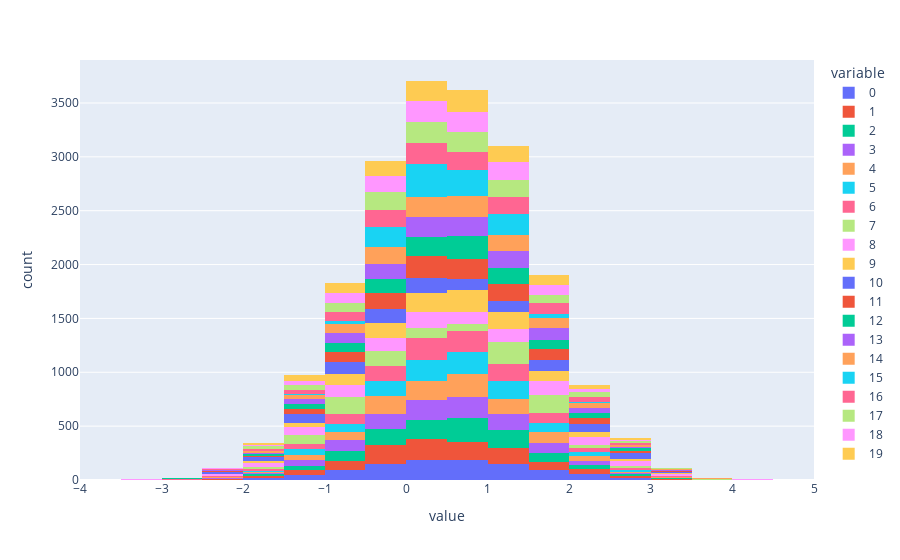

This figure's notebook cell:
### Code cell
import plotly.express as px

fig = px.histogram(new_data, nbins=20)
fig.show()

### Figure 1 — Plotly figure (JSON) as saved in the notebook; plotly's stock layout.template omitted (floating-point values rounded to 4 significant figures; data arrays with more than 128 entries replaced by an {"elided": "..."} marker saying what was removed)
{"data": [{"alignmentgroup": "True", "bingroup": "x", "hovertemplate": "variable=0<br>value=%{x}<br>count=%{y}<extra></extra>", "legendgroup": "0", "marker": {"color": "#636efa", "pattern": {"shape": ""}}, "name": "0", "nbinsx": 20, "offsetgroup": "0", "orientation": "v", "showlegend": true, "type": "histogram", "x": {"elided": "1000 float values"}, "xaxis": "x", "yaxis": "y"}, {"alignmentgroup": "True", "bingroup": "x", "hovertemplate": "variable=1<br>value=%{x}<br>count=%{y}<extra></extra>", "legendgroup": "1", "marker": {"color": "#EF553B", "pattern": {"shape": ""}}, "name": "1", "nbinsx": 20, "offsetgroup": "1", "orientation": "v", "showlegend": true, "type": "histogram", "x": {"elided": "1000 float values"}, "xaxis": "x", "yaxis": "y"}, {"alignmentgroup": "True", "bingroup": "x", "hovertemplate": "variable=2<br>value=%{x}<br>count=%{y}<extra></extra>", "legendgroup": "2", "marker": {"color": "#00cc96", "pattern": {"shape": ""}}, "name": "2", "nbinsx": 20, "offsetgroup": "2", "orientation": "v", "showlegend": true, "type": "histogram", "x": {"elided": "1000 float values"}, "xaxis": "x", "yaxis": "y"}, {"alignmentgroup": "True", "bingroup": "x", "hovertemplate": "variable=3<br>value=%{x}<br>count=%{y}<extra></extra>", "legendgroup": "3", "marker": {"color": "#ab63fa", "pattern": {"shape": ""}}, "name": "3", "nbinsx": 20, "offsetgroup": "3", "orientation": "v", "showlegend": true, "type": "histogram", "x": {"elided": "1000 float values"}, "xaxis": "x", "yaxis": "y"}, {"alignmentgroup": "True", "bingroup": "x", "hovertemplate": "variable=4<br>value=%{x}<br>count=%{y}<extra></extra>", "legendgroup": "4", "marker": {"color": "#FFA15A", "pattern": {"shape": ""}}, "name": "4", "nbinsx": 20, "offsetgroup": "4", "orientation": "v", "showlegend": true, "type": "histogram", "x": {"elided": "1000 float values"}, "xaxis": "x", "yaxis": "y"}, {"alignmentgroup": "True", "bingroup": "x", "hovertemplate": "variable=5<br>value=%{x}<br>count=%{y}<extra></extra>", "legendgroup": "5", "marker": {"color": "#19d3f3", "pattern": {"shape": ""}}, "name": "5", "nbinsx": 20, "offsetgroup": "5", "orientation": "v", "showlegend": true, "type": "histogram", "x": {"elided": "1000 float values"}, "xaxis": "x", "yaxis": "y"}, {"alignmentgroup": "True", "bingroup": "x", "hovertemplate": "variable=6<br>value=%{x}<br>count=%{y}<extra></extra>", "legendgroup": "6", "marker": {"color": "#FF6692", "pattern": {"shape": ""}}, "name": "6", "nbinsx": 20, "offsetgroup": "6", "orientation": "v", "showlegend": true, "type": "histogram", "x": {"elided": "1000 float values"}, "xaxis": "x", "yaxis": "y"}, {"alignmentgroup": "True", "bingroup": "x", "hovertemplate": "variable=7<br>value=%{x}<br>count=%{y}<extra></extra>", "legendgroup": "7", "marker": {"color": "#B6E880", "pattern": {"shape": ""}}, "name": "7", "nbinsx": 20, "offsetgroup": "7", "orientation": "v", "showlegend": true, "type": "histogram", "x": {"elided": "1000 float values"}, "xaxis": "x", "yaxis": "y"}, {"alignmentgroup": "True", "bingroup": "x", "hovertemplate": "variable=8<br>value=%{x}<br>count=%{y}<extra></extra>", "legendgroup": "8", "marker": {"color": "#FF97FF", "pattern": {"shape": ""}}, "name": "8", "nbinsx": 20, "offsetgroup": "8", "orientation": "v", "showlegend": true, "type": "histogram", "x": {"elided": "1000 float values"}, "xaxis": "x", "yaxis": "y"}, {"alignmentgroup": "True", "bingroup": "x", "hovertemplate": "variable=9<br>value=%{x}<br>count=%{y}<extra></extra>", "legendgroup": "9", "marker": {"color": "#FECB52", "pattern": {"shape": ""}}, "name": "9", "nbinsx": 20, "offsetgroup": "9", "orientation": "v", "showlegend": true, "type": "histogram", "x": {"elided": "1000 float values"}, "xaxis": "x", "yaxis": "y"}, {"alignmentgroup": "True", "bingroup": "x", "hovertemplate": "variable=10<br>value=%{x}<br>count=%{y}<extra></extra>", "legendgroup": "10", "marker": {"color": "#636efa", "pattern": {"shape": ""}}, "name": "10", "nbinsx": 20, "offsetgroup": "10", "orientation": "v", "showlegend": true, "type": "histogram", "x": {"elided": "1000 float values"}, "xaxis": "x", "yaxis": "y"}, {"alignmentgroup": "True", "bingroup": "x", "hovertemplate": "variable=11<br>value=%{x}<br>count=%{y}<extra></extra>", "legendgroup": "11", "marker": {"color": "#EF553B", "pattern": {"shape": ""}}, "name": "11", "nbinsx": 20, "offsetgroup": "11", "orientation": "v", "showlegend": true, "type": "histogram", "x": {"elided": "1000 float values"}, "xaxis": "x", "yaxis": "y"}, {"alignmentgroup": "True", "bingroup": "x", "hovertemplate": "variable=12<br>value=%{x}<br>count=%{y}<extra></extra>", "legendgroup": "12", "marker": {"color": "#00cc96", "pattern": {"shape": ""}}, "name": "12", "nbinsx": 20, "offsetgroup": "12", "orientation": "v", "showlegend": true, "type": "histogram", "x": {"elided": "1000 float values"}, "xaxis": "x", "yaxis": "y"}, {"alignmentgroup": "True", "bingroup": "x", "hovertemplate": "variable=13<br>value=%{x}<br>count=%{y}<extra></extra>", "legendgroup": "13", "marker": {"color": "#ab63fa", "pattern": {"shape": ""}}, "name": "13", "nbinsx": 20, "offsetgroup": "13", "orientation": "v", "showlegend": true, "type": "histogram", "x": {"elided": "1000 float values"}, "xaxis": "x", "yaxis": "y"}, {"alignmentgroup": "True", "bingroup": "x", "hovertemplate": "variable=14<br>value=%{x}<br>count=%{y}<extra></extra>", "legendgroup": "14", "marker": {"color": "#FFA15A", "pattern": {"shape": ""}}, "name": "14", "nbinsx": 20, "offsetgroup": "14", "orientation": "v", "showlegend": true, "type": "histogram", "x": {"elided": "1000 float values"}, "xaxis": "x", "yaxis": "y"}, {"alignmentgroup": "True", "bingroup": "x", "hovertemplate": "variable=15<br>value=%{x}<br>count=%{y}<extra></extra>", "legendgroup": "15", "marker": {"color": "#19d3f3", "pattern": {"shape": ""}}, "name": "15", "nbinsx": 20, "offsetgroup": "15", "orientation": "v", "showlegend": true, "type": "histogram", "x": {"elided": "1000 float values"}, "xaxis": "x", "yaxis": "y"}, {"alignmentgroup": "True", "bingroup": "x", "hovertemplate": "variable=16<br>value=%{x}<br>count=%{y}<extra></extra>", "legendgroup": "16", "marker": {"color": "#FF6692", "pattern": {"shape": ""}}, "name": "16", "nbinsx": 20, "offsetgroup": "16", "orientation": "v", "showlegend": true, "type": "histogram", "x": {"elided": "1000 float values"}, "xaxis": "x", "yaxis": "y"}, {"alignmentgroup": "True", "bingroup": "x", "hovertemplate": "variable=17<br>value=%{x}<br>count=%{y}<extra></extra>", "legendgroup": "17", "marker": {"color": "#B6E880", "pattern": {"shape": ""}}, "name": "17", "nbinsx": 20, "offsetgroup": "17", "orientation": "v", "showlegend": true, "type": "histogram", "x": {"elided": "1000 float values"}, "xaxis": "x", "yaxis": "y"}, {"alignmentgroup": "True", "bingroup": "x", "hovertemplate": "variable=18<br>value=%{x}<br>count=%{y}<extra></extra>", "legendgroup": "18", "marker": {"color": "#FF97FF", "pattern": {"shape": ""}}, "name": "18", "nbinsx": 20, "offsetgroup": "18", "orientation": "v", "showlegend": true, "type": "histogram", "x": {"elided": "1000 float values"}, "xaxis": "x", "yaxis": "y"}, {"alignmentgroup": "True", "bingroup": "x", "hovertemplate": "variable=19<br>value=%{x}<br>count=%{y}<extra></extra>", "legendgroup": "19", "marker": {"color": "#FECB52", "pattern": {"shape": ""}}, "name": "19", "nbinsx": 20, "offsetgroup": "19", "orientation": "v", "showlegend": true, "type": "histogram", "x": {"elided": "1000 float values"}, "xaxis": "x", "yaxis": "y"}], "layout": {"barmode": "relative", "legend": {"title": {"text": "variable"}, "tracegroupgap": 0}, "margin": {"t": 60}, "xaxis": {"anchor": "y", "domain": [0, 1], "title": {"text": "value"}}, "yaxis": {"anchor": "x", "domain": [0, 1], "title": {"text": "count"}}}}
